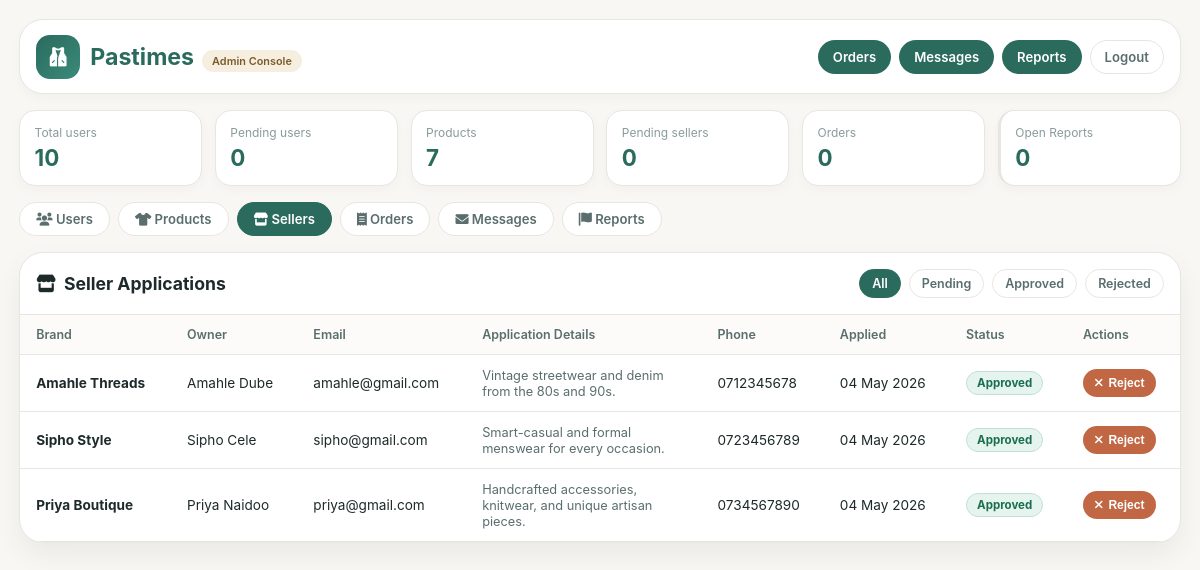
Page /pages/admin.php?tab=sellers (signed in) on the committed database.
### tables this page shows
CREATE TABLE `tblseller` (
  `seller_id` int(11) NOT NULL,
  `user_id` int(11) DEFAULT NULL,
  `brand_name` varchar(100) DEFAULT NULL,
  `description` text,
  `phone` varchar(30) DEFAULT NULL,
  `approval_status` varchar(20) DEFAULT 'pending',
  `approved_date` datetime DEFAULT NULL,
  `created_date` timestamp NULL DEFAULT current_timestamp()
);

CREATE TABLE `tbluser` (
  `user_id` int(11) NOT NULL,
  `name` varchar(100) DEFAULT NULL,
  `email` varchar(100) DEFAULT NULL,
  `username` varchar(50) DEFAULT NULL,
  `password` varchar(255) DEFAULT NULL,
  `status` varchar(20) DEFAULT NULL,
  `role` varchar(20) DEFAULT 'user',
  `created_at` timestamp NULL DEFAULT current_timestamp()
);

### pages/admin.php (the view, shortened to what this page needs)
<?php
require_once __DIR__ . "/../config/DBConn.php";
$activeTab = $_GET["tab"] ?? "users";
mysqli_query($conn, "CREATE TABLE IF NOT EXISTS tblreport (
    report_id   INT AUTO_INCREMENT PRIMARY KEY,
    user_id     INT NOT NULL,
    user_name   VARCHAR(100) NOT NULL,
    order_id    INT DEFAULT NULL,
    category    VARCHAR(50) NOT NULL DEFAULT 'general',
    subject     VARCHAR(200) NOT NULL,
    description TEXT NOT NULL,
    status      VARCHAR(20) DEFAULT 'open',
    admin_reply TEXT DEFAULT NULL,
    replied_at  TIMESTAMP NULL DEFAULT NULL,
    created_at  TIMESTAMP DEFAULT CURRENT_TIMESTAMP
) ENGINE=InnoDB DEFAULT CHARSET=utf8mb4");
$statsQ = mysqli_query($conn, "SELECT COUNT(*) AS total, SUM(status='active') AS active, SUM(status='frozen') AS frozen, SUM((status<>'active' AND status<>'frozen') OR status IS NULL) AS pending FROM tblUser");
$stats  = mysqli_fetch_assoc($statsQ) ?: ["total"=>0,"active"=>0,"pending"=>0,"frozen"=>0];
$products = [];
$pResult = mysqli_query($conn,
    "SELECT p.product_id, p.name, p.brand, p.description, p.price, p.stock, p.image,
            COALESCE(s.brand_name,'Admin') AS seller_name
     FROM tblclothes p
     LEFT JOIN tblseller s ON p.seller_id = s.seller_id
     WHERE p.is_deleted = 0
     ORDER BY p.created_at DESC"
);
if ($pResult) while ($r = mysqli_fetch_assoc($pResult)) $products[] = $r;
$sellerFilter = $_GET["sf"] ?? "all";
$swhere = $sellerFilter !== "all" ? " WHERE s.approval_status='" . mysqli_real_escape_string($conn,$sellerFilter) . "'" : "";
$sellers = [];
$sResult = mysqli_query($conn,
    "SELECT s.seller_id, s.brand_name, s.description, s.phone, s.approval_status, s.created_date,
            u.name AS user_name, u.email AS user_email
     FROM tblseller s
     JOIN tblUser u ON s.user_id=u.user_id
     {$swhere}
     ORDER BY s.created_date DESC"
);
if ($sResult) while ($r = mysqli_fetch_assoc($sResult)) $sellers[] = $r;
$totalProducts = count($products);
$pendingSellers = count(array_filter($sellers, fn($s) => $s["approval_status"] === "pending"));
$totalOrdersQ = mysqli_query($conn, "SELECT COUNT(*) AS c FROM tblorder");
$totalOrders = $totalOrdersQ ? (int)(mysqli_fetch_assoc($totalOrdersQ)["c"] ?? 0) : 0;
$openReportsQ = mysqli_query($conn, "SELECT COUNT(*) AS c FROM tblreport WHERE status='open'");
$openReports  = $openReportsQ ? (int)(mysqli_fetch_assoc($openReportsQ)["c"] ?? 0) : 0;
?>
<!DOCTYPE html>
<html lang="en">
<head>
  <link rel="stylesheet" href="https://cdnjs.cloudflare.com/ajax/libs/font-awesome/6.0.0-beta3/css/all.min.css">
</head>
<body>
<div class="page">
  <header class="top-bar">
    <a href="admin.php" class="logo-area">
      <div class="logo-icon"><i class="fas fa-vest"></i></div>
      <div><span class="logo-text">Pastimes</span><span class="badge">Admin Console</span></div>
    </a>
    <nav class="nav">
      <a href="admin_orders.php">Orders</a>
      <a href="admin_messages.php">Messages</a>
      <a href="admin_reports.php">Reports <?php if ($openReports > 0): ?><span style="background:#c26743;border-radius:99px;padding:1px 7px;font-size:.68rem;margin-left:4px"><?php echo $openReports; ?></span><?php endif; ?></a>
      <a class="secondary" href="logout.php">Logout</a>
    </nav>
  </header>
  <section class="stats">
    <article class="stat"><div class="stat-label">Total users</div><div class="stat-value"><?php echo (int)$stats["total"]; ?></div></article>
    <article class="stat"><div class="stat-label">Pending users</div><div class="stat-value"><?php echo (int)$stats["pending"]; ?></div></article>
    <article class="stat"><div class="stat-label">Products</div><div class="stat-value"><?php echo $totalProducts; ?></div></article>
    <article class="stat"><div class="stat-label">Pending sellers</div><div class="stat-value"><?php echo $pendingSellers; ?></div></article>
    <article class="stat"><div class="stat-label">Orders</div><div class="stat-value"><?php echo $totalOrders; ?></div></article>
    <article class="stat" style="border-left:3px solid <?php echo $openReports > 0 ? '#c26743' : '#e8e6e1'; ?>">
      <div class="stat-label">Open Reports</div>
      <div class="stat-value" style="color:<?php echo $openReports > 0 ? '#c26743' : 'var(--green)'; ?>"><?php echo $openReports; ?></div>
    </article>
  </section>
  <nav class="tab-bar">
    <a class="tab-link <?php echo $activeTab==='users'?'active':''; ?>" href="admin.php?tab=users"><i class="fas fa-users"></i> Users</a>
    <a class="tab-link <?php echo $activeTab==='products'?'active':''; ?>" href="admin.php?tab=products"><i class="fas fa-tshirt"></i> Products</a>
    <a class="tab-link <?php echo $activeTab==='sellers'?'active':''; ?>" href="admin.php?tab=sellers"><i class="fas fa-store"></i> Sellers</a>
    <a class="tab-link" href="admin_orders.php"><i class="fas fa-receipt"></i> Orders</a>
    <a class="tab-link" href="admin_messages.php"><i class="fas fa-envelope"></i> Messages</a>
    <a class="tab-link" href="admin_reports.php" style="<?php echo $openReports > 0 ? 'border-color:#c26743;color:#c26743' : ''; ?>">
      <i class="fas fa-flag"></i> Reports<?php if ($openReports > 0): ?> <span style="background:#c26743;color:#fff;border-radius:99px;padding:1px 7px;font-size:.7rem"><?php echo $openReports; ?></span><?php endif; ?>
    </a>
  </nav>
  <?php if ($activeTab === "sellers"): ?>
  <section class="card">
    <div class="card-head">
      <h2><i class="fas fa-store"></i> Seller Applications</h2>
      <div class="filters">
        <a class="<?php echo $sellerFilter==='all'?'active':''; ?>" href="admin.php?tab=sellers&sf=all">All</a>
        <a class="<?php echo $sellerFilter==='pending'?'active':''; ?>" href="admin.php?tab=sellers&sf=pending">Pending</a>
        <a class="<?php echo $sellerFilter==='approved'?'active':''; ?>" href="admin.php?tab=sellers&sf=approved">Approved</a>
        <a class="<?php echo $sellerFilter==='rejected'?'active':''; ?>" href="admin.php?tab=sellers&sf=rejected">Rejected</a>
      </div>
    </div>
    <?php if (!$sellers): ?>
      <div class="empty"><i class="fas fa-store"></i>No seller applications found.</div>
    <?php else: ?>
    <table>
      <thead><tr><th>Brand</th><th>Owner</th><th>Email</th><th>Application Details</th><th>Phone</th><th>Applied</th><th>Status</th><th>Actions</th></tr></thead>
      <tbody>
        <?php foreach ($sellers as $s): ?>
        <tr>
          <td><strong><?php echo htmlspecialchars($s["brand_name"]); ?></strong></td>
          <td><?php echo htmlspecialchars($s["user_name"]); ?></td>
          <td><?php echo htmlspecialchars($s["user_email"]); ?></td>
          <td style="max-width:220px">
            <?php
              $desc = $s["description"] ?? "";
              $short = mb_strlen($desc) > 90 ? mb_substr($desc, 0, 90) . "…" : $desc;
            ?>
            <span title="<?php echo htmlspecialchars($desc, ENT_QUOTES); ?>"
                  style="font-size:.8rem;color:var(--sec)"><?php echo htmlspecialchars($short); ?></span>
          </td>
          <td><?php echo htmlspecialchars($s["phone"] ?? "—"); ?></td>
          <td><?php echo date("d M Y", strtotime($s["created_date"])); ?></td>
          <td>
            <span class="status <?php echo htmlspecialchars($s["approval_status"]); ?>">
              <?php echo ucfirst(htmlspecialchars($s["approval_status"])); ?>
            </span>
          </td>
          <td style="white-space:nowrap">
            <?php if ($s["approval_status"] !== "rejected"): ?>
              <form method="POST" style="display:inline">
                <button type="submit" class="btn btn-rust" onclick="return confirm('Reject this seller?')"><i class="fas fa-times"></i> Reject</button>
              </form>
            <?php endif; ?>
          </td>
        </tr>
        <?php endforeach; ?>
      </tbody>
    </table>
    <?php endif; ?>
  </section>
  <?php endif; ?>
</div>
</body>
</html>

### pages/admin.php (style rules this page uses)
* { margin:0;padding:0;box-sizing:border-box }
:root { --bg:#f9f7f4;--white:#fff;--text:#1e2a2a;--sec:#5a6e6e;--muted:#8a9b9b; --green:#2a6b5e;--dark:#1e5247;--rust:#c26743;--gold:#d4a259; --border:#e8e6e1;--sm:0 4px 12px rgba(0,0,0,.03);--md:0 12px 28px rgba(0,0,0,.06); --lg:24px;--md-r:16px;--sm-r:12px }
body { font-family:-apple-system,BlinkMacSystemFont,'Segoe UI',Roboto,sans-serif;background:var(--bg);color:var(--text);min-height:100vh;padding:1.2rem }
.page { max-width:1200px;margin:0 auto }
.top-bar { display:flex;align-items:center;justify-content:space-between;flex-wrap:wrap;gap:1rem;background:var(--white);border:1px solid var(--border);border-radius:var(--lg);padding:.9rem 1rem;box-shadow:var(--sm);margin-bottom:1rem }
.logo-area { display:flex;align-items:center;gap:10px;text-decoration:none }
.logo-icon { width:44px;height:44px;background:linear-gradient(135deg,var(--green),#3a8a7a);border-radius:14px;display:flex;align-items:center;justify-content:center;color:#fff;font-size:1.2rem }
.logo-text { font-size:1.45rem;font-weight:700;color:var(--green) }
.badge { background:#f6efe0;color:#7a5a2a;font-size:.68rem;font-weight:600;padding:4px 10px;border-radius:30px;margin-left:8px }
.nav { display:flex;gap:8px;flex-wrap:wrap }
.nav a { text-decoration:none;background:var(--green);color:#fff;border-radius:40px;padding:8px 14px;font-size:.82rem;font-weight:600;transition:.2s;border:1px solid transparent }
.nav a.secondary { background:transparent;color:var(--sec);border-color:var(--border) }
.stats { display:grid;grid-template-columns:repeat(auto-fit,minmax(140px,1fr));gap:.8rem;margin-bottom:1rem }
.stat { background:var(--white);border:1px solid var(--border);border-radius:var(--md-r);padding:.9rem;box-shadow:var(--sm) }
.stat-label { font-size:.75rem;color:var(--muted);margin-bottom:.2rem }
.stat-value { font-size:1.4rem;font-weight:700;color:var(--green) }
.tab-bar { display:flex;gap:8px;margin-bottom:1rem;flex-wrap:wrap }
.tab-link { text-decoration:none;padding:8px 16px;border-radius:40px;border:1px solid var(--border);color:var(--sec);font-size:.82rem;font-weight:600;background:#fff;transition:.2s }
.tab-link.active { background:var(--green);color:#fff;border-color:var(--green) }
.card { background:var(--white);border:1px solid var(--border);border-radius:var(--lg);box-shadow:var(--md);overflow:hidden }
.card-head { padding:1rem;border-bottom:1px solid var(--border);display:flex;align-items:center;justify-content:space-between;gap:.8rem;flex-wrap:wrap }
.card-head h2 { font-size:1.1rem;font-weight:700;display:flex;align-items:center;gap:8px }
.filters { display:flex;gap:8px;flex-wrap:wrap }
.filters a { text-decoration:none;font-size:.78rem;padding:6px 12px;border-radius:30px;border:1px solid var(--border);color:var(--sec);background:#fff;font-weight:600 }
.filters a.active { background:var(--green);border-color:var(--green);color:#fff }
table { width:100%;border-collapse:collapse }
th,td { text-align:left;padding:.75rem 1rem;border-bottom:1px solid var(--border);font-size:.85rem;vertical-align:middle }
th { color:var(--sec);font-weight:600;background:#fcfbf9;font-size:.78rem }
.status { display:inline-flex;align-items:center;gap:6px;border-radius:999px;padding:4px 10px;font-size:.72rem;font-weight:700;background:#fff2e7;color:#a4532f;border:1px solid #f0d3bf }
.status.approved { background:#e6f4f0;color:#1b6f4e;border-color:#c3dfd5 }
.btn { display:inline-flex;align-items:center;gap:6px;border:none;border-radius:30px;padding:7px 12px;font-size:.75rem;font-weight:700;cursor:pointer;transition:.2s }
.btn-rust { background:var(--rust);color:#fff }

### rows in the picture
tblseller: brand_name "Amahle Threads", user.name "Amahle Dube", user.email "amahle@gmail.com", description "Vintage streetwear and denim from the 80s and 90s.", phone "0712345678", created_date "04 May 2026", approval_status "Approved"
tblseller: brand_name "Sipho Style", user.name "Sipho Cele", user.email "sipho@gmail.com", description "Smart-casual and formal menswear for every occasion.", phone "0723456789", created_date "04 May 2026", approval_status "Approved"
tblseller: brand_name "Priya Boutique", user.name "Priya Naidoo", user.email "priya@gmail.com", description "Handcrafted accessories, knitwear, and unique artisan pieces.", phone "0734567890", created_date "04 May 2026", approval_status "Approved"

### other values in the picture
$stats["total"] "10"
$stats["pending"] "0"
$totalProducts "7"
$pendingSellers "0"
$totalOrders "0"
$openReports "0"
